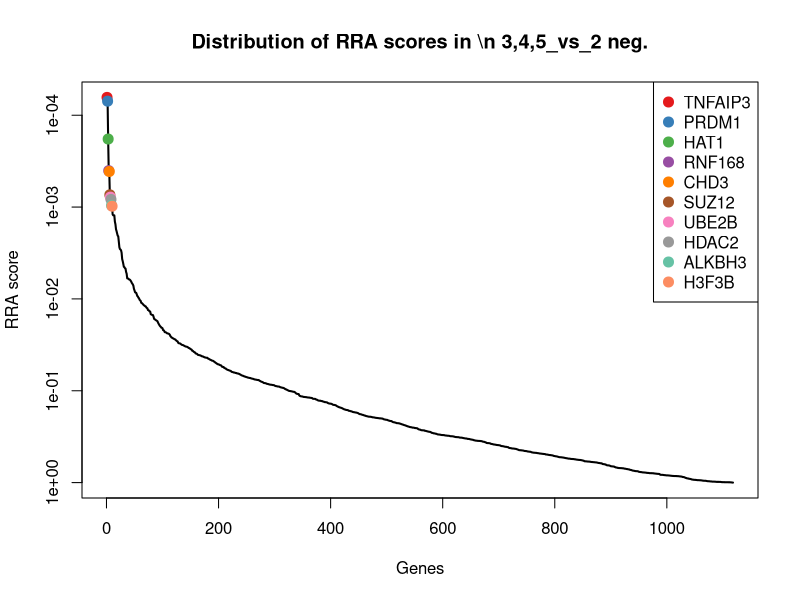
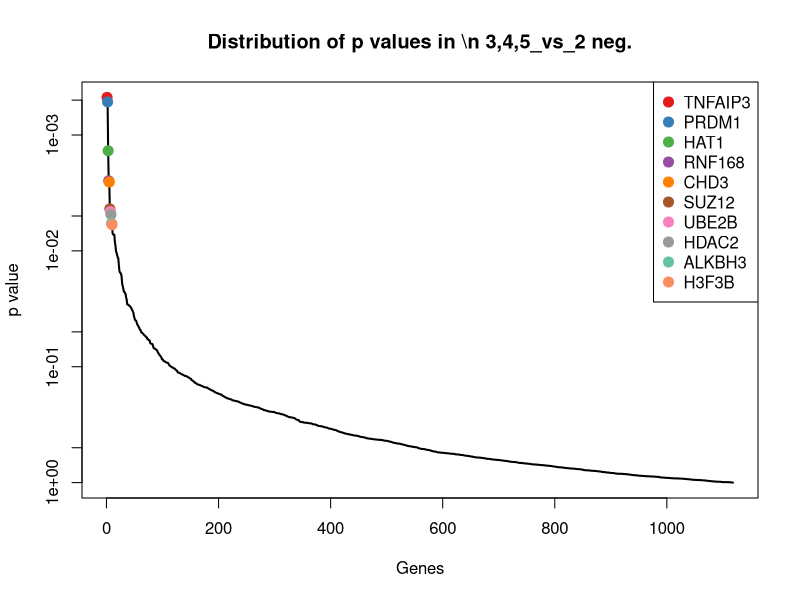
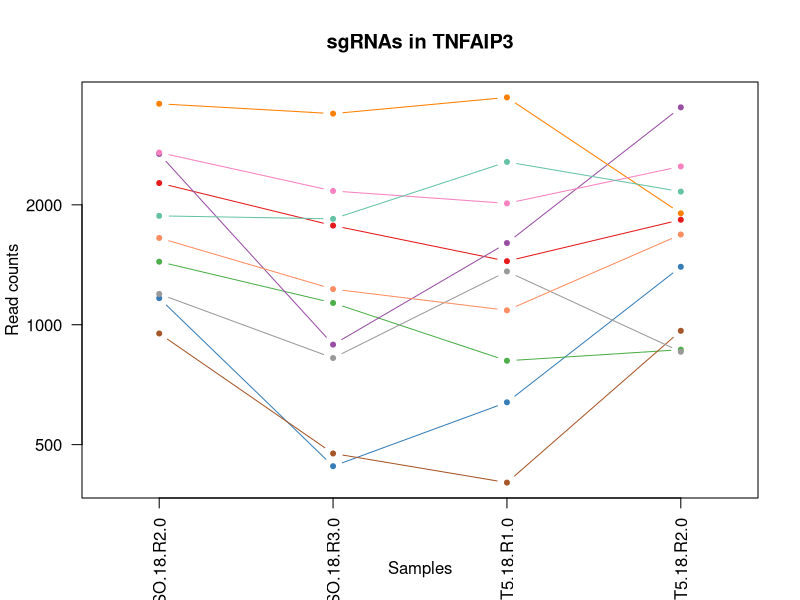
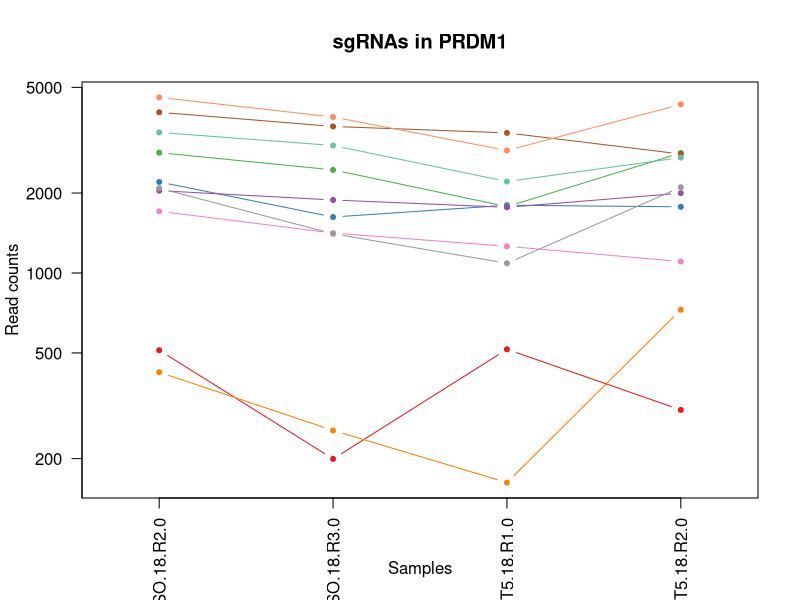
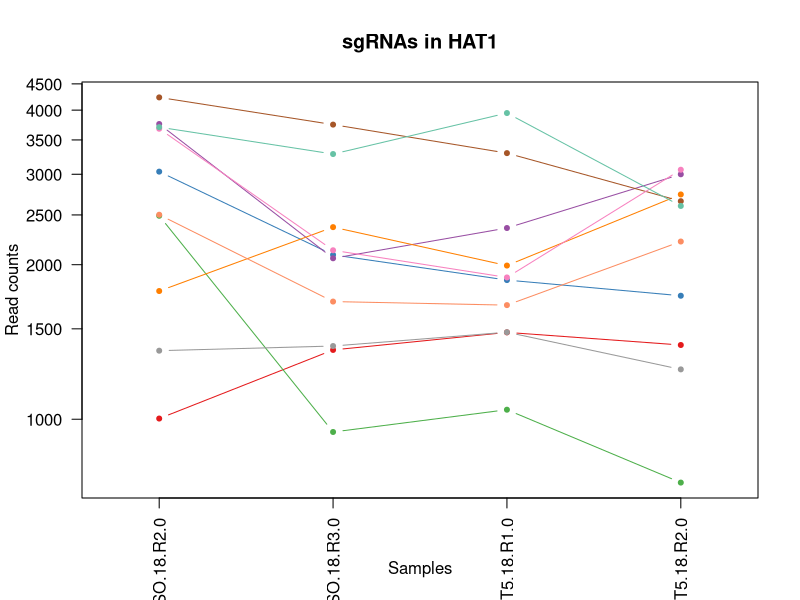
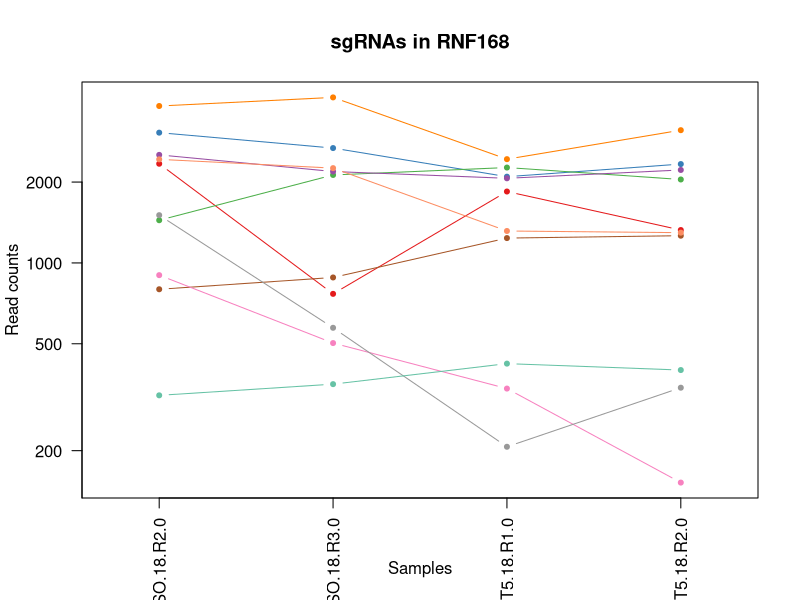
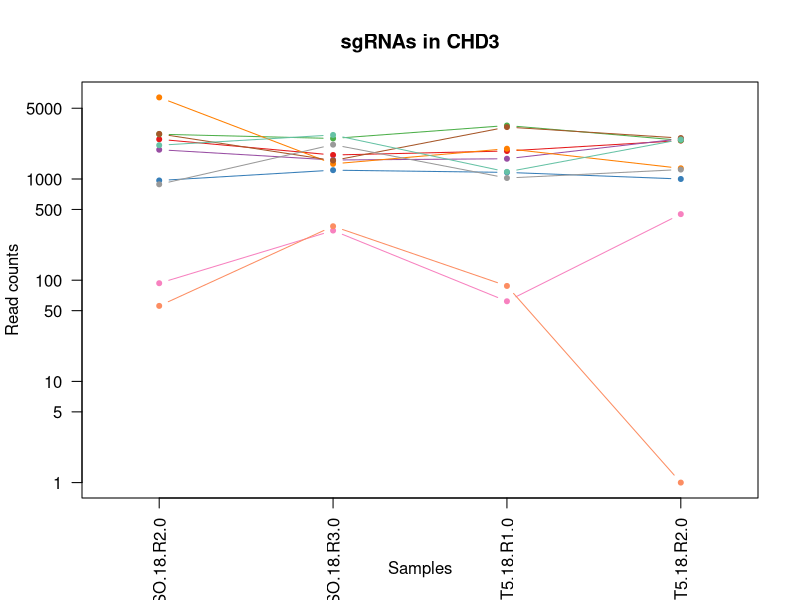
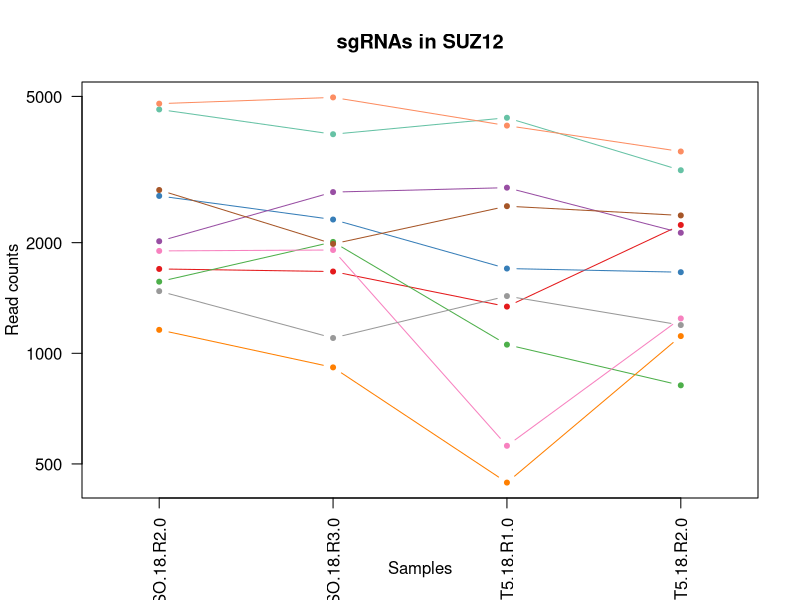

R code for these plots, in order: (Note: this script raises an error after producing the figures.)
pdf(file='dmso_test.pdf',width=4.5,height=4.5);
gstable=read.table('dmso_test.gene_summary.txt',header=T)
# 
#
# parameters
# Do not modify the variables beginning with "__"

# gstablename='__GENE_SUMMARY_FILE__'
startindex=3
# outputfile='__OUTPUT_FILE__'
targetgenelist=c("TNFAIP3","PRDM1","HAT1","RNF168","CHD3","SUZ12","UBE2B","HDAC2","ALKBH3","H3F3B")
# samplelabel=sub('.\\w+.\\w+$','',colnames(gstable)[startindex]);
samplelabel='3,4,5_vs_2 neg.'


# You need to write some codes in front of this code:
# gstable=read.table(gstablename,header=T)
# pdf(file=outputfile,width=6,height=6)


# set up color using RColorBrewer
#library(RColorBrewer)
#colors <- brewer.pal(length(targetgenelist), "Set1")

colors=c( "#E41A1C", "#377EB8", "#4DAF4A", "#984EA3", "#FF7F00",  "#A65628", "#F781BF",
          "#999999", "#66C2A5", "#FC8D62", "#8DA0CB", "#E78AC3", "#A6D854", "#FFD92F", "#E5C494", "#B3B3B3", 
          "#8DD3C7", "#FFFFB3", "#BEBADA", "#FB8072", "#80B1D3", "#FDB462", "#B3DE69", "#FCCDE5",
          "#D9D9D9", "#BC80BD", "#CCEBC5", "#FFED6F")

######
# function definition

plotrankedvalues<-function(val, tglist, ...){
  
  plot(val,log='y',ylim=c(max(val),min(val)),type='l',lwd=2, ...)
  if(length(tglist)>0){
    for(i in 1:length(tglist)){
      targetgene=tglist[i];
      tx=which(names(val)==targetgene);ty=val[targetgene];
      points(tx,ty,col=colors[(i %% length(colors)) ],cex=2,pch=20)
      # text(tx+50,ty,targetgene,col=colors[i])
    }
    legend('topright',tglist,pch=20,pt.cex = 2,cex=1,col=colors)
  }
}



plotrandvalues<-function(val,targetgenelist, ...){
  # choose the one with the best distance distribution
  
  mindiffvalue=0;
  randval=val;
  for(i in 1:20){
    randval0=sample(val)
    vindex=sort(which(names(randval0) %in% targetgenelist))
    if(max(vindex)>0.9*length(val)){
      # print('pass...')
      next;
    }
    mindiffind=min(diff(vindex));
    if (mindiffind > mindiffvalue){
      mindiffvalue=mindiffind;
      randval=randval0;
      # print(paste('Diff: ',mindiffvalue))
    }
  }
  plot(randval,log='y',ylim=c(max(randval),min(randval)),pch=20,col='grey', ...)
  
  if(length(targetgenelist)>0){
    for(i in 1:length(targetgenelist)){
      targetgene=targetgenelist[i];
      tx=which(names(randval)==targetgene);ty=randval[targetgene];
      points(tx,ty,col=colors[(i %% length(colors)) ],cex=2,pch=20)
      text(tx+50,ty,targetgene,col=colors[i])
    }
  }
  
}




# set.seed(1235)



pvec=gstable[,startindex]
names(pvec)=gstable[,'id']
pvec=sort(pvec);

plotrankedvalues(pvec,targetgenelist,xlab='Genes',ylab='RRA score',main=paste('Distribution of RRA scores in \\n',samplelabel))

# plotrandvalues(pvec,targetgenelist,xlab='Genes',ylab='RRA score',main=paste('Distribution of RRA scores in \\n',samplelabel))


pvec=gstable[,startindex+1]
names(pvec)=gstable[,'id']
pvec=sort(pvec);

plotrankedvalues(pvec,targetgenelist,xlab='Genes',ylab='p value',main=paste('Distribution of p values in \\n',samplelabel))

# plotrandvalues(pvec,targetgenelist,xlab='Genes',ylab='p value',main=paste('Distribution of p values in \\n',samplelabel))



# you need to write after this code:
# dev.off()






# parameters
# Do not modify the variables beginning with "__"
targetmat=list(c(2267.5288660825545,1773.110483579203,1443.0737428748512,1833.9927853004212),c(1165.1153851867123,440.3866798889651,637.5728621013569,1396.875333881668),c(1438.7236948195996,1133.2488742875776,811.0369693011472,864.7323495457945),c(2683.641503649237,890.4098297973824,1602.6976287555094,3513.093951945936),c(3586.548925437766,3388.18285883939,3721.1741720040122,1903.361424329919),c(949.6488413508134,474.11432495704776,400.4437368335585,964.5091591087707),c(2705.3021614951745,2166.2784603728524,2016.0589054869247,2496.3207497327494),c(1193.6162507734714,823.9181866631623,1360.032414960058,854.2795409249112),c(1875.356955608749,1843.456714721204,2562.286306882009,2158.0298525478015),c(1650.7701347850873,1227.686280478209,1085.9960328412403,1683.8524432913712))
targetgene="TNFAIP3"
collabel=c("H2171.DMSO.18.R2.0","H2171.DMSO.18.R3.0","H2171.PRMT5.18.R1.0","H2171.PRMT5.18.R2.0")

# set up color using RColorBrewer
#library(RColorBrewer)
#colors <- brewer.pal(length(targetgenelist), "Set1")

colors=c( "#E41A1C", "#377EB8", "#4DAF4A", "#984EA3", "#FF7F00",  "#A65628", "#F781BF",
          "#999999", "#66C2A5", "#FC8D62", "#8DA0CB", "#E78AC3", "#A6D854", "#FFD92F", "#E5C494", "#B3B3B3", 
          "#8DD3C7", "#FFFFB3", "#BEBADA", "#FB8072", "#80B1D3", "#FDB462", "#B3DE69", "#FCCDE5",
          "#D9D9D9", "#BC80BD", "#CCEBC5", "#FFED6F")


## code

targetmatvec=unlist(targetmat)+1
yrange=range(targetmatvec[targetmatvec>0]);
# yrange[1]=1; # set the minimum value to 1
for(i in 1:length(targetmat)){
  vali=targetmat[[i]]+1;
  if(i==1){
    plot(1:length(vali),vali,type='b',las=1,pch=20,main=paste('sgRNAs in',targetgene),ylab='Read counts',xlab='Samples',xlim=c(0.7,length(vali)+0.3),ylim = yrange,col=colors[(i %% length(colors))],xaxt='n',log='y')
    axis(1,at=1:length(vali),labels=(collabel),las=2)
    # lines(0:100,rep(1,101),col='black');
  }else{
    lines(1:length(vali),vali,type='b',pch=20,col=colors[(i %% length(colors))])
  }
}




# parameters
# Do not modify the variables beginning with "__"
targetmat=list(c(510.73551131472317,198.51128240071512,514.8562330717181,304.0817053347849),c(2200.266823297803,1623.745198277694,1798.3060900659111,1774.1266995626354),c(2836.406143194266,2443.8087969330754,1777.0844173765752,2830.810625601013),c(2040.661976011952,1882.0025947990127,1766.0122403212695,1997.436701917868),c(421.8128106840348,254.40280851353782,161.46924872320906,725.9950714867989),c(4026.602290097326,3561.6393191895295,3367.787187655503,2804.2034763842194),c(1705.4917967116648,1412.706504851691,1259.4601400410306,1103.2464371677663),c(2083.9832917038257,1403.070034832239,1086.9187142625158,2101.9647881267006),c(3381.3426932131,3019.106057094371,2208.8993225335,2718.680496758811),c(4581.799151727394,3865.1881248022737,2891.6835742773555,4313.208939108089))
targetgene="PRDM1"
collabel=c("H2171.DMSO.18.R2.0","H2171.DMSO.18.R3.0","H2171.PRMT5.18.R1.0","H2171.PRMT5.18.R2.0")

# set up color using RColorBrewer
#library(RColorBrewer)
#colors <- brewer.pal(length(targetgenelist), "Set1")

colors=c( "#E41A1C", "#377EB8", "#4DAF4A", "#984EA3", "#FF7F00",  "#A65628", "#F781BF",
          "#999999", "#66C2A5", "#FC8D62", "#8DA0CB", "#E78AC3", "#A6D854", "#FFD92F", "#E5C494", "#B3B3B3", 
          "#8DD3C7", "#FFFFB3", "#BEBADA", "#FB8072", "#80B1D3", "#FDB462", "#B3DE69", "#FCCDE5",
          "#D9D9D9", "#BC80BD", "#CCEBC5", "#FFED6F")


## code

targetmatvec=unlist(targetmat)+1
yrange=range(targetmatvec[targetmatvec>0]);
# yrange[1]=1; # set the minimum value to 1
for(i in 1:length(targetmat)){
  vali=targetmat[[i]]+1;
  if(i==1){
    plot(1:length(vali),vali,type='b',las=1,pch=20,main=paste('sgRNAs in',targetgene),ylab='Read counts',xlab='Samples',xlim=c(0.7,length(vali)+0.3),ylim = yrange,col=colors[(i %% length(colors))],xaxt='n',log='y')
    axis(1,at=1:length(vali),labels=(collabel),las=2)
    # lines(0:100,rep(1,101),col='black');
  }else{
    lines(1:length(vali),vali,type='b',pch=20,col=colors[(i %% length(colors))])
  }
}




# parameters
# Do not modify the variables beginning with "__"
targetmat=list(c(1002.0904340304502,1363.560507752485,1475.367592619493,1394.0245678941544),c(3034.7721676781093,2089.186700217235,1865.6618338190212,1738.967252383301),c(2489.8356176592756,943.4104149043694,1042.6300060412927,751.6519653744214),c(3757.5541189583205,2057.386349153043,2356.528349937577,2999.0058188643156),c(1776.1739433668274,2365.753389775513,1991.1465071124867,2739.5861140005773),c(4234.088591568932,3747.6231905649565,3297.6633996385667,2657.8641556918537),c(3678.8917299388654,2132.5508153047695,1887.8061879296329,3060.7724152604437),c(1358.921271176674,1387.6516828011154,1476.2902740407685,1249.5857578601315),c(3705.1125262786836,3284.1089826293064,3947.231120216505,2601.799091270753),c(2501.2359638939793,1694.091429419695,1667.285328244793,2217.895938285587))
targetgene="HAT1"
collabel=c("H2171.DMSO.18.R2.0","H2171.DMSO.18.R3.0","H2171.PRMT5.18.R1.0","H2171.PRMT5.18.R2.0")

# set up color using RColorBrewer
#library(RColorBrewer)
#colors <- brewer.pal(length(targetgenelist), "Set1")

colors=c( "#E41A1C", "#377EB8", "#4DAF4A", "#984EA3", "#FF7F00",  "#A65628", "#F781BF",
          "#999999", "#66C2A5", "#FC8D62", "#8DA0CB", "#E78AC3", "#A6D854", "#FFD92F", "#E5C494", "#B3B3B3", 
          "#8DD3C7", "#FFFFB3", "#BEBADA", "#FB8072", "#80B1D3", "#FDB462", "#B3DE69", "#FCCDE5",
          "#D9D9D9", "#BC80BD", "#CCEBC5", "#FFED6F")


## code

targetmatvec=unlist(targetmat)+1
yrange=range(targetmatvec[targetmatvec>0]);
# yrange[1]=1; # set the minimum value to 1
for(i in 1:length(targetmat)){
  vali=targetmat[[i]]+1;
  if(i==1){
    plot(1:length(vali),vali,type='b',las=1,pch=20,main=paste('sgRNAs in',targetgene),ylab='Read counts',xlab='Samples',xlim=c(0.7,length(vali)+0.3),ylim = yrange,col=colors[(i %% length(colors))],xaxt='n',log='y')
    axis(1,at=1:length(vali),labels=(collabel),las=2)
    # lines(0:100,rep(1,101),col='black');
  }else{
    lines(1:length(vali),vali,type='b',pch=20,col=colors[(i %% length(colors))])
  }
}




# parameters
# Do not modify the variables beginning with "__"
targetmat=list(c(2339.3510473611873,766.0993665464491,1843.5174797084098,1324.6559288646565),c(3054.1527562771057,2676.047724401873,2093.564144874065,2332.876833115303),c(1441.0037640665403,2124.8416392892077,2264.260207810029,2043.999213047257),c(2524.0366563633866,2188.4423414175926,2064.961020814525,2217.895938285587),c(3838.4965772247165,4132.118344341099,2433.110907903442,3119.6882456690587),c(796.8842018057846,881.7370067798754,1236.3931045091438,1261.939077139357),c(899.4873179181174,502.0600880134591,339.5467630293768,151.09059733822122),c(1504.8457029808808,572.4063191554601,205.75795694443212,342.09191850163296),c(320.34972919517236,352.69480271195016,420.74272810161904,398.15698292273396),c(2429.413782615346,2253.006690547922,1313.8983438962841,1295.1980136603493))
targetgene="RNF168"
collabel=c("H2171.DMSO.18.R2.0","H2171.DMSO.18.R3.0","H2171.PRMT5.18.R1.0","H2171.PRMT5.18.R2.0")

# set up color using RColorBrewer
#library(RColorBrewer)
#colors <- brewer.pal(length(targetgenelist), "Set1")

colors=c( "#E41A1C", "#377EB8", "#4DAF4A", "#984EA3", "#FF7F00",  "#A65628", "#F781BF",
          "#999999", "#66C2A5", "#FC8D62", "#8DA0CB", "#E78AC3", "#A6D854", "#FFD92F", "#E5C494", "#B3B3B3", 
          "#8DD3C7", "#FFFFB3", "#BEBADA", "#FB8072", "#80B1D3", "#FDB462", "#B3DE69", "#FCCDE5",
          "#D9D9D9", "#BC80BD", "#CCEBC5", "#FFED6F")


## code

targetmatvec=unlist(targetmat)+1
yrange=range(targetmatvec[targetmatvec>0]);
# yrange[1]=1; # set the minimum value to 1
for(i in 1:length(targetmat)){
  vali=targetmat[[i]]+1;
  if(i==1){
    plot(1:length(vali),vali,type='b',las=1,pch=20,main=paste('sgRNAs in',targetgene),ylab='Read counts',xlab='Samples',xlim=c(0.7,length(vali)+0.3),ylim = yrange,col=colors[(i %% length(colors))],xaxt='n',log='y')
    axis(1,at=1:length(vali),labels=(collabel),las=2)
    # lines(0:100,rep(1,101),col='black');
  }else{
    lines(1:length(vali),vali,type='b',pch=20,col=colors[(i %% length(colors))])
  }
}




# parameters
# Do not modify the variables beginning with "__"
targetmat=list(c(2465.894890566398,1724.928133481942,1889.6515507721838,2394.643429511431),c(965.6093260793984,1220.9407514645925,1160.7332279645543,998.718350958934),c(2766.864031162574,2513.191381073131,3373.3232761831564,2408.8972594489987),c(1944.8990676404414,1538.9442621065148,1583.3213189087244,2496.3207497327494),c(6396.734272292214,1409.8155638458554,1989.3011442699355,1273.3421410894116),c(2787.3846543850404,1520.6349690695556,3257.0654171024457,2535.281218228769),c(92.34280450109951,308.3670406224701,60.896973804181705,448.52051536880765),c(884.6668678130027,2181.696812403976,1021.4083333519568,1238.1826939100772),c(2154.6654383589885,2722.3027804952435,1174.5734492836866,2453.5592599200454),c(54.72166192657748,340.1673916866623,86.73205359989515,0.0))
targetgene="CHD3"
collabel=c("H2171.DMSO.18.R2.0","H2171.DMSO.18.R3.0","H2171.PRMT5.18.R1.0","H2171.PRMT5.18.R2.0")

# set up color using RColorBrewer
#library(RColorBrewer)
#colors <- brewer.pal(length(targetgenelist), "Set1")

colors=c( "#E41A1C", "#377EB8", "#4DAF4A", "#984EA3", "#FF7F00",  "#A65628", "#F781BF",
          "#999999", "#66C2A5", "#FC8D62", "#8DA0CB", "#E78AC3", "#A6D854", "#FFD92F", "#E5C494", "#B3B3B3", 
          "#8DD3C7", "#FFFFB3", "#BEBADA", "#FB8072", "#80B1D3", "#FDB462", "#B3DE69", "#FCCDE5",
          "#D9D9D9", "#BC80BD", "#CCEBC5", "#FFED6F")


## code

targetmatvec=unlist(targetmat)+1
yrange=range(targetmatvec[targetmatvec>0]);
# yrange[1]=1; # set the minimum value to 1
for(i in 1:length(targetmat)){
  vali=targetmat[[i]]+1;
  if(i==1){
    plot(1:length(vali),vali,type='b',las=1,pch=20,main=paste('sgRNAs in',targetgene),ylab='Read counts',xlab='Samples',xlim=c(0.7,length(vali)+0.3),ylim = yrange,col=colors[(i %% length(colors))],xaxt='n',log='y')
    axis(1,at=1:length(vali),labels=(collabel),las=2)
    # lines(0:100,rep(1,101),col='black');
  }else{
    lines(1:length(vali),vali,type='b',pch=20,col=colors[(i %% length(colors))])
  }
}




# parameters
# Do not modify the variables beginning with "__"
targetmat=list(c(1695.2314851004317,1668.0729603671741,1338.810742270722,2233.1000235523265),c(2679.081365155356,2310.825510664635,1699.5791779894348,1661.0463153912624),c(1565.2675380248102,2008.2403520538364,1054.6248645178741,817.2195830872344),c(2016.7212489190742,2744.4666615399838,2821.559786260419,2126.671426685152),c(1157.1351428224198,914.5010048460128,443.80976363350607,1112.7489904594784),c(2780.544446644218,1983.1855300032607,2512.461510133133,2370.8870462821505),c(1898.1576480781564,1908.9847108534789,559.1449412929411,1242.9339705559332),c(1475.2048027706512,1099.521229219495,1430.1562029769946,1192.5704381098594),c(4606.879913443742,3944.207178961781,4372.587255424502,3147.2456502150235),c(4776.7450723408265,4967.600295027604,4163.138572794967,3539.70110116273))
targetgene="SUZ12"
collabel=c("H2171.DMSO.18.R2.0","H2171.DMSO.18.R3.0","H2171.PRMT5.18.R1.0","H2171.PRMT5.18.R2.0")

# set up color using RColorBrewer
#library(RColorBrewer)
#colors <- brewer.pal(length(targetgenelist), "Set1")

colors=c( "#E41A1C", "#377EB8", "#4DAF4A", "#984EA3", "#FF7F00",  "#A65628", "#F781BF",
          "#999999", "#66C2A5", "#FC8D62", "#8DA0CB", "#E78AC3", "#A6D854", "#FFD92F", "#E5C494", "#B3B3B3", 
          "#8DD3C7", "#FFFFB3", "#BEBADA", "#FB8072", "#80B1D3", "#FDB462", "#B3DE69", "#FCCDE5",
          "#D9D9D9", "#BC80BD", "#CCEBC5", "#FFED6F")


## code

targetmatvec=unlist(targetmat)+1
yrange=range(targetmatvec[targetmatvec>0]);
# yrange[1]=1; # set the minimum value to 1
for(i in 1:length(targetmat)){
  vali=targetmat[[i]]+1;
  if(i==1){
    plot(1:length(vali),vali,type='b',las=1,pch=20,main=paste('sgRNAs in',targetgene),ylab='Read counts',xlab='Samples',xlim=c(0.7,length(vali)+0.3),ylim = yrange,col=colors[(i %% length(colors))],xaxt='n',log='y')
    axis(1,at=1:length(vali),labels=(collabel),las=2)
    # lines(0:100,rep(1,101),col='black');
  }else{
    lines(1:length(vali),vali,type='b',pch=20,col=colors[(i %% length(colors))])
  }
}




# parameters
# Do not modify the variables beginning with "__"
targetmat=list(c(2754.3236503044,1923.4394158826572,1637.7595227639777,2425.0516000449093),c(2139.8449882538735,1402.1063878302937,1743.8678862106578,2945.7915204307283),c(3074.673379499572,2242.406573526525,2637.023502005323,2888.776200680456),c(3347.141654508989,2664.4839603785304,2765.2762195626146,2013.5910425137786),c(2339.3510473611873,1981.2582359993703,2666.5493074861383,1332.257971498026),c(2543.4172449623825,1787.5651886083813,2997.7919377240355,2422.2008340573957),c(2050.922287623185,2203.860693448716,1615.615168653366,1568.8715484616557),c(1037.4315073580315,1055.1934671300148,1193.9497591304716,1605.9315062993326),c(2504.65606776439,4045.3901141660294,1613.7698058108151,1946.1229141426231),c(4105.264679116782,3497.0749700591996,2104.6363219293708,2960.9956056974675))
targetgene="UBE2B"
collabel=c("H2171.DMSO.18.R2.0","H2171.DMSO.18.R3.0","H2171.PRMT5.18.R1.0","H2171.PRMT5.18.R2.0")

# set up color using RColorBrewer
#library(RColorBrewer)
#colors <- brewer.pal(length(targetgenelist), "Set1")

colors=c( "#E41A1C", "#377EB8", "#4DAF4A", "#984EA3", "#FF7F00",  "#A65628", "#F781BF",
          "#999999", "#66C2A5", "#FC8D62", "#8DA0CB", "#E78AC3", "#A6D854", "#FFD92F", "#E5C494", "#B3B3B3", 
          "#8DD3C7", "#FFFFB3", "#BEBADA", "#FB8072", "#80B1D3", "#FDB462", "#B3DE69", "#FCCDE5",
          "#D9D9D9", "#BC80BD", "#CCEBC5", "#FFED6F")


## code

targetmatvec=unlist(targetmat)+1
yrange=range(targetmatvec[targetmatvec>0]);
# yrange[1]=1; # set the minimum value to 1
for(i in 1:length(targetmat)){
  vali=targetmat[[i]]+1;
  if(i==1){
    plot(1:length(vali),vali,type='b',las=1,pch=20,main=paste('sgRNAs in',targetgene),ylab='Read counts',xlab='Samples',xlim=c(0.7,length(vali)+0.3),ylim = yrange,col=colors[(i %% length(colors))],xaxt='n',log='y')
    axis(1,at=1:length(vali),labels=(collabel),las=2)
    # lines(0:100,rep(1,101),col='black');
  }else{
    lines(1:length(vali),vali,type='b',pch=20,col=colors[(i %% length(colors))])
  }
}




# parameters
# Do not modify the variables beginning with "__"
targetmat=list(c(2153.525403735518,2442.8451499311304,1730.9503463128012,1526.1100586489515),c(2443.0941980969906,2347.4440967385535,1782.6205059042281,1951.8244461176503),c(3267.3392308660636,2943.9415909426443,2416.502642320483,2839.3629235635535),c(3578.5686830734735,2629.7926683085025,3168.4880006599997,2702.5261561629004),c(4334.411638434325,3618.4944923042976,2837.245370422102,4269.497193966214),c(3138.5153184139126,2606.665140261817,2117.5538618272276,2669.2672196419085),c(1387.4221367634332,980.992647980233,1539.0326106875013,1849.1968705671604),c(4001.5215283809785,2650.9929023512977,2492.1625188650723,3197.6091826610973),c(1055.6720613335572,2489.100206024501,1982.8423743210074,1584.075633728395),c(5095.954766912528,2707.8480754660654,4739.814461092143,3860.8874024225966))
targetgene="HDAC2"
collabel=c("H2171.DMSO.18.R2.0","H2171.DMSO.18.R3.0","H2171.PRMT5.18.R1.0","H2171.PRMT5.18.R2.0")

# set up color using RColorBrewer
#library(RColorBrewer)
#colors <- brewer.pal(length(targetgenelist), "Set1")

colors=c( "#E41A1C", "#377EB8", "#4DAF4A", "#984EA3", "#FF7F00",  "#A65628", "#F781BF",
          "#999999", "#66C2A5", "#FC8D62", "#8DA0CB", "#E78AC3", "#A6D854", "#FFD92F", "#E5C494", "#B3B3B3", 
          "#8DD3C7", "#FFFFB3", "#BEBADA", "#FB8072", "#80B1D3", "#FDB462", "#B3DE69", "#FCCDE5",
          "#D9D9D9", "#BC80BD", "#CCEBC5", "#FFED6F")


## code

targetmatvec=unlist(targetmat)+1
yrange=range(targetmatvec[targetmatvec>0]);
# yrange[1]=1; # set the minimum value to 1
for(i in 1:length(targetmat)){
  vali=targetmat[[i]]+1;
  if(i==1){
    plot(1:length(vali),vali,type='b',las=1,pch=20,main=paste('sgRNAs in',targetgene),ylab='Read counts',xlab='Samples',xlim=c(0.7,length(vali)+0.3),ylim = yrange,col=colors[(i %% length(colors))],xaxt='n',log='y')
    axis(1,at=1:length(vali),labels=(collabel),las=2)
    # lines(0:100,rep(1,101),col='black');
  }else{
    lines(1:length(vali),vali,type='b',pch=20,col=colors[(i %% length(colors))])
  }
}




# parameters
# Do not modify the variables beginning with "__"
targetmat=list(c(1919.8183059240932,2265.53410157321,2030.8218082273322,2130.4724480018363),c(2403.192986275528,1731.6736624955586,1038.939280356191,1932.8193395342264),c(855.0259676027731,861.5004197390258,529.6191358121257,1184.9683954764898),c(3165.8761493772013,2127.7325802950436,2605.6523336819564,3236.5696511571164),c(1071.6325460621424,361.36762572945713,476.1036133781479,572.053708161064),c(3988.9811475228043,1912.8392988612597,1706.9606293596387,2554.286324812193),c(2184.306338569218,1288.3960416007578,1312.052981053733,1694.3052519122543),c(1746.533043156598,1106.2667582331114,1994.8372327975885,1729.464699091589),c(2840.966281688148,1703.7278994391472,1594.39349596403,2683.5210495794763),c(4196.467448994411,5232.60322056254,4952.953869406779,5191.24486326228))
targetgene="ALKBH3"
collabel=c("H2171.DMSO.18.R2.0","H2171.DMSO.18.R3.0","H2171.PRMT5.18.R1.0","H2171.PRMT5.18.R2.0")

# set up color using RColorBrewer
#library(RColorBrewer)
#colors <- brewer.pal(length(targetgenelist), "Set1")

colors=c( "#E41A1C", "#377EB8", "#4DAF4A", "#984EA3", "#FF7F00",  "#A65628", "#F781BF",
          "#999999", "#66C2A5", "#FC8D62", "#8DA0CB", "#E78AC3", "#A6D854", "#FFD92F", "#E5C494", "#B3B3B3", 
          "#8DD3C7", "#FFFFB3", "#BEBADA", "#FB8072", "#80B1D3", "#FDB462", "#B3DE69", "#FCCDE5",
          "#D9D9D9", "#BC80BD", "#CCEBC5", "#FFED6F")


## code

targetmatvec=unlist(targetmat)+1
yrange=range(targetmatvec[targetmatvec>0]);
# yrange[1]=1; # set the minimum value to 1
for(i in 1:length(targetmat)){
  vali=targetmat[[i]]+1;
  if(i==1){
    plot(1:length(vali),vali,type='b',las=1,pch=20,main=paste('sgRNAs in',targetgene),ylab='Read counts',xlab='Samples',xlim=c(0.7,length(vali)+0.3),ylim = yrange,col=colors[(i %% length(colors))],xaxt='n',log='y')
    axis(1,at=1:length(vali),labels=(collabel),las=2)
    # lines(0:100,rep(1,101),col='black');
  }else{
    lines(1:length(vali),vali,type='b',pch=20,col=colors[(i %% length(colors))])
  }
}




# parameters
# Do not modify the variables beginning with "__"
targetmat=list(c(2009.8810411782522,1604.4722582387897,1567.6357347470412,1422.5322277692903),c(2633.479980216541,1870.43883077567,1403.3984417600057,1589.777165703422),c(84.36256213680696,186.9475183773725,256.5054351145835,365.848301730913),c(1399.9625176216073,904.8645348265607,847.9442261521665,1269.541119772727),c(2083.9832917038257,2344.5531557327176,1478.1356368833196,3136.79284159414),c(2123.8845035252884,1663.254725357448,2084.3373306613103,1784.5795081835188),c(1948.3191715108524,1670.0002543710646,1332.3519723217937,1355.064099398135),c(1832.0356399168752,1530.2714390890078,2074.18783502728,1225.8293746308516),c(2728.1028539645818,1432.9430918925407,1587.9347260151017,1714.2606138248498),c(1450.1240410543032,1169.867460361496,1033.403191828538,704.1391989158612))
targetgene="H3F3B"
collabel=c("H2171.DMSO.18.R2.0","H2171.DMSO.18.R3.0","H2171.PRMT5.18.R1.0","H2171.PRMT5.18.R2.0")

# set up color using RColorBrewer
#library(RColorBrewer)
#colors <- brewer.pal(length(targetgenelist), "Set1")

colors=c( "#E41A1C", "#377EB8", "#4DAF4A", "#984EA3", "#FF7F00",  "#A65628", "#F781BF",
          "#999999", "#66C2A5", "#FC8D62", "#8DA0CB", "#E78AC3", "#A6D854", "#FFD92F", "#E5C494", "#B3B3B3", 
          "#8DD3C7", "#FFFFB3", "#BEBADA", "#FB8072", "#80B1D3", "#FDB462", "#B3DE69", "#FCCDE5",
          "#D9D9D9", "#BC80BD", "#CCEBC5", "#FFED6F")


## code

targetmatvec=unlist(targetmat)+1
yrange=range(targetmatvec[targetmatvec>0]);
# yrange[1]=1; # set the minimum value to 1
for(i in 1:length(targetmat)){
  vali=targetmat[[i]]+1;
  if(i==1){
    plot(1:length(vali),vali,type='b',las=1,pch=20,main=paste('sgRNAs in',targetgene),ylab='Read counts',xlab='Samples',xlim=c(0.7,length(vali)+0.3),ylim = yrange,col=colors[(i %% length(colors))],xaxt='n',log='y')
    axis(1,at=1:length(vali),labels=(collabel),las=2)
    # lines(0:100,rep(1,101),col='black');
  }else{
    lines(1:length(vali),vali,type='b',pch=20,col=colors[(i %% length(colors))])
  }
}



# 
#
# parameters
# Do not modify the variables beginning with "__"

# gstablename='__GENE_SUMMARY_FILE__'
startindex=9
# outputfile='__OUTPUT_FILE__'
targetgenelist=c("RRM1","CHD9","RAN","SMN1","SHPRH","EIF4A3","SETD4","METTL14","PSMA3","ARCN1")
# samplelabel=sub('.\\w+.\\w+$','',colnames(gstable)[startindex]);
samplelabel='3,4,5_vs_2 pos.'


# You need to write some codes in front of this code:
# gstable=read.table(gstablename,header=T)
# pdf(file=outputfile,width=6,height=6)


# set up color using RColorBrewer
#library(RColorBrewer)
#colors <- brewer.pal(length(targetgenelist), "Set1")

colors=c( "#E41A1C", "#377EB8", "#4DAF4A", "#984EA3", "#FF7F00",  "#A65628", "#F781BF",
          "#999999", "#66C2A5", "#FC8D62", "#8DA0CB", "#E78AC3", "#A6D854", "#FFD92F", "#E5C494", "#B3B3B3", 
          "#8DD3C7", "#FFFFB3", "#BEBADA", "#FB8072", "#80B1D3", "#FDB462", "#B3DE69", "#FCCDE5",
          "#D9D9D9", "#BC80BD", "#CCEBC5", "#FFED6F")

######
# function definition

plotrankedvalues<-function(val, tglist, ...){
  
  plot(val,log='y',ylim=c(max(val),min(val)),type='l',lwd=2, ...)
  if(length(tglist)>0){
    for(i in 1:length(tglist)){
      targetgene=tglist[i];
      tx=which(names(val)==targetgene);ty=val[targetgene];
      points(tx,ty,col=colors[(i %% length(colors)) ],cex=2,pch=20)
      # text(tx+50,ty,targetgene,col=colors[i])
    }
    legend('topright',tglist,pch=20,pt.cex = 2,cex=1,col=colors)
  }
}



plotrandvalues<-function(val,targetgenelist, ...){
  # choose the one with the best distance distribution
  
  mindiffvalue=0;
  randval=val;
  for(i in 1:20){
    randval0=sample(val)
    vindex=sort(which(names(randval0) %in% targetgenelist))
    if(max(vindex)>0.9*length(val)){
      # print('pass...')
      next;
    }
    mindiffind=min(diff(vindex));
    if (mindiffind > mindiffvalue){
      mindiffvalue=mindiffind;
      randval=randval0;
      # print(paste('Diff: ',mindiffvalue))
    }
  }
  plot(randval,log='y',ylim=c(max(randval),min(randval)),pch=20,col='grey', ...)
  
  if(length(targetgenelist)>0){
    for(i in 1:length(targetgenelist)){
      targetgene=targetgenelist[i];
      tx=which(names(randval)==targetgene);ty=randval[targetgene];
      points(tx,ty,col=colors[(i %% length(colors)) ],cex=2,pch=20)
      text(tx+50,ty,targetgene,col=colors[i])
    }
  }
  
}




# set.seed(1235)



pvec=gstable[,startindex]
names(pvec)=gstable[,'id']
pvec=sort(pvec);

plotrankedvalues(pvec,targetgenelist,xlab='Genes',ylab='RRA score',main=paste('Distribution of RRA scores in \\n',samplelabel))

# plotrandvalues(pvec,targetgenelist,xlab='Genes',ylab='RRA score',main=paste('Distribution of RRA scores in \\n',samplelabel))


pvec=gstable[,startindex+1]
names(pvec)=gstable[,'id']
pvec=sort(pvec);

plotrankedvalues(pvec,targetgenelist,xlab='Genes',ylab='p value',main=paste('Distribution of p values in \\n',samplelabel))

# plotrandvalues(pvec,targetgenelist,xlab='Genes',ylab='p value',main=paste('Distribution of p values in \\n',samplelabel))



# you need to write after this code:
# dev.off()






# parameters
# Do not modify the variables beginning with "__"
targetmat=list(c(0.0,41.43682108364442,0.0,0.0),c(326.0499023125242,37.58223307586354,35.984575429743735,189.10081050506935),c(0.0,0.0,46.134071063774016,0.0),c(84.36256213680696,6.745529013616533,106.10836344668024,111.17987351303071),c(206.3462668481359,145.51069729372807,403.2117810973849,131.13523542562598),c(0.0,0.0,130.09808039984273,0.9502553291712027),c(0.0,84.80093617117927,0.0,62.71685172529938),c(0.0,24.091175048630475,85.80937217861967,305.03196066395606),c(0.0,0.0,0.0,161.54340595910446),c(0.0,44.327762089480075,0.0,85.52297962540824))
targetgene="RRM1"
collabel=c("H2171.DMSO.18.R2.0","H2171.DMSO.18.R3.0","H2171.PRMT5.18.R1.0","H2171.PRMT5.18.R2.0")

# set up color using RColorBrewer
#library(RColorBrewer)
#colors <- brewer.pal(length(targetgenelist), "Set1")

colors=c( "#E41A1C", "#377EB8", "#4DAF4A", "#984EA3", "#FF7F00",  "#A65628", "#F781BF",
          "#999999", "#66C2A5", "#FC8D62", "#8DA0CB", "#E78AC3", "#A6D854", "#FFD92F", "#E5C494", "#B3B3B3", 
          "#8DD3C7", "#FFFFB3", "#BEBADA", "#FB8072", "#80B1D3", "#FDB462", "#B3DE69", "#FCCDE5",
          "#D9D9D9", "#BC80BD", "#CCEBC5", "#FFED6F")


## code

targetmatvec=unlist(targetmat)+1
yrange=range(targetmatvec[targetmatvec>0]);
# yrange[1]=1; # set the minimum value to 1
for(i in 1:length(targetmat)){
  vali=targetmat[[i]]+1;
  if(i==1){
    plot(1:length(vali),vali,type='b',las=1,pch=20,main=paste('sgRNAs in',targetgene),ylab='Read counts',xlab='Samples',xlim=c(0.7,length(vali)+0.3),ylim = yrange,col=colors[(i %% length(colors))],xaxt='n',log='y')
    axis(1,at=1:length(vali),labels=(collabel),las=2)
    # lines(0:100,rep(1,101),col='black');
  }else{
    lines(1:length(vali),vali,type='b',pch=20,col=colors[(i %% length(colors))])
  }
}




# parameters
# Do not modify the variables beginning with "__"
targetmat=list(c(462.8540571289679,132.98328626844022,313.71168323366334,114.03063950054432),c(0.0,245.72998549603085,0.0,208.10591708849338),c(5183.737432919746,3642.585667352928,4429.793503543581,3698.393741134321),c(0.0,601.3157292138167,790.7379780330866,321.1863012598665),c(1030.5912996172092,1237.3227504976612,1630.3780713937738,980.6634997046812),c(1922.0983751710341,2239.515632520689,3688.8803222593706,2565.6893887622473),c(3521.5669518999553,2408.1538578611026,2758.817449613686,4463.349281117139),c(1495.7254259931178,2862.995242779246,3578.1585517063127,1235.3319279225634),c(2547.977383456264,2069.9137601783304,1411.702574551485,2224.5477255897854),c(1219.8370471132896,2198.0788114370444,1257.6147771984797,1842.545083262962))
targetgene="CHD9"
collabel=c("H2171.DMSO.18.R2.0","H2171.DMSO.18.R3.0","H2171.PRMT5.18.R1.0","H2171.PRMT5.18.R2.0")

# set up color using RColorBrewer
#library(RColorBrewer)
#colors <- brewer.pal(length(targetgenelist), "Set1")

colors=c( "#E41A1C", "#377EB8", "#4DAF4A", "#984EA3", "#FF7F00",  "#A65628", "#F781BF",
          "#999999", "#66C2A5", "#FC8D62", "#8DA0CB", "#E78AC3", "#A6D854", "#FFD92F", "#E5C494", "#B3B3B3", 
          "#8DD3C7", "#FFFFB3", "#BEBADA", "#FB8072", "#80B1D3", "#FDB462", "#B3DE69", "#FCCDE5",
          "#D9D9D9", "#BC80BD", "#CCEBC5", "#FFED6F")


## code

targetmatvec=unlist(targetmat)+1
yrange=range(targetmatvec[targetmatvec>0]);
# yrange[1]=1; # set the minimum value to 1
for(i in 1:length(targetmat)){
  vali=targetmat[[i]]+1;
  if(i==1){
    plot(1:length(vali),vali,type='b',las=1,pch=20,main=paste('sgRNAs in',targetgene),ylab='Read counts',xlab='Samples',xlim=c(0.7,length(vali)+0.3),ylim = yrange,col=colors[(i %% length(colors))],xaxt='n',log='y')
    axis(1,at=1:length(vali),labels=(collabel),las=2)
    # lines(0:100,rep(1,101),col='black');
  }else{
    lines(1:length(vali),vali,type='b',pch=20,col=colors[(i %% length(colors))])
  }
}




# parameters
# Do not modify the variables beginning with "__"
targetmat=list(c(664.6401854832224,304.5124526146892,199.29918699550376,385.8036636435083),c(0.0,0.963647001945219,0.0,0.0),c(63.841938914340396,62.637055126439236,356.1550286123354,0.0),c(220.0266823297803,302.58515861079877,119.02590334453697,141.5880440465092),c(1.1400346234703642,142.61975628789241,223.28890394866625,186.25004451755572),c(624.7389736617596,1319.2327456630048,465.9541177441176,966.4096697671132),c(1537.9067070615213,1674.8184893807907,1633.1461156576001,1411.129163819236),c(0.0,88.65552417896015,23.98971695316249,112.13012884220191),c(278.16844812676885,53.964232108932265,454.8819406888118,100.72706489214748),c(1491.1652874992365,1406.9246228400198,699.3925173268141,867.583115533308))
targetgene="RAN"
collabel=c("H2171.DMSO.18.R2.0","H2171.DMSO.18.R3.0","H2171.PRMT5.18.R1.0","H2171.PRMT5.18.R2.0")

# set up color using RColorBrewer
#library(RColorBrewer)
#colors <- brewer.pal(length(targetgenelist), "Set1")

colors=c( "#E41A1C", "#377EB8", "#4DAF4A", "#984EA3", "#FF7F00",  "#A65628", "#F781BF",
          "#999999", "#66C2A5", "#FC8D62", "#8DA0CB", "#E78AC3", "#A6D854", "#FFD92F", "#E5C494", "#B3B3B3", 
          "#8DD3C7", "#FFFFB3", "#BEBADA", "#FB8072", "#80B1D3", "#FDB462", "#B3DE69", "#FCCDE5",
          "#D9D9D9", "#BC80BD", "#CCEBC5", "#FFED6F")


## code

targetmatvec=unlist(targetmat)+1
yrange=range(targetmatvec[targetmatvec>0]);
# yrange[1]=1; # set the minimum value to 1
for(i in 1:length(targetmat)){
  vali=targetmat[[i]]+1;
  if(i==1){
    plot(1:length(vali),vali,type='b',las=1,pch=20,main=paste('sgRNAs in',targetgene),ylab='Read counts',xlab='Samples',xlim=c(0.7,length(vali)+0.3),ylim = yrange,col=colors[(i %% length(colors))],xaxt='n',log='y')
    axis(1,at=1:length(vali),labels=(collabel),las=2)
    # lines(0:100,rep(1,101),col='black');
  }else{
    lines(1:length(vali),vali,type='b',pch=20,col=colors[(i %% length(colors))])
  }
}




# parameters
# Do not modify the variables beginning with "__"
targetmat=list(c(361.39097564010547,931.8466508810268,1060.1609530455269,360.1467697558858),c(69.54211203169221,220.67516344545515,262.0415236422364,130.18498009645478),c(947.3687721038726,450.0231499084173,638.4955435226324,338.29089718494816),c(26.220796339818378,482.7871479745547,471.4902062717705,16.154340595910448),c(308.9493829604687,280.42127756605873,431.8149051569248,394.3559616060491),c(1961.999586992497,2694.3570174388324,3469.282143995806,2132.372958660179),c(241.68734017571722,971.3561779607808,1239.1611487729701,668.0294964073555),c(345.43049091152034,225.49339845518125,0.0,147.28957602153642),c(2195.7066848039217,3366.01897779465,3668.58133099131,2043.0489577180858),c(425.23291455444587,360.4039787275119,723.3822342799766,725.9950714867989))
targetgene="SMN1"
collabel=c("H2171.DMSO.18.R2.0","H2171.DMSO.18.R3.0","H2171.PRMT5.18.R1.0","H2171.PRMT5.18.R2.0")

# set up color using RColorBrewer
#library(RColorBrewer)
#colors <- brewer.pal(length(targetgenelist), "Set1")

colors=c( "#E41A1C", "#377EB8", "#4DAF4A", "#984EA3", "#FF7F00",  "#A65628", "#F781BF",
          "#999999", "#66C2A5", "#FC8D62", "#8DA0CB", "#E78AC3", "#A6D854", "#FFD92F", "#E5C494", "#B3B3B3", 
          "#8DD3C7", "#FFFFB3", "#BEBADA", "#FB8072", "#80B1D3", "#FDB462", "#B3DE69", "#FCCDE5",
          "#D9D9D9", "#BC80BD", "#CCEBC5", "#FFED6F")


## code

targetmatvec=unlist(targetmat)+1
yrange=range(targetmatvec[targetmatvec>0]);
# yrange[1]=1; # set the minimum value to 1
for(i in 1:length(targetmat)){
  vali=targetmat[[i]]+1;
  if(i==1){
    plot(1:length(vali),vali,type='b',las=1,pch=20,main=paste('sgRNAs in',targetgene),ylab='Read counts',xlab='Samples',xlim=c(0.7,length(vali)+0.3),ylim = yrange,col=colors[(i %% length(colors))],xaxt='n',log='y')
    axis(1,at=1:length(vali),labels=(collabel),las=2)
    # lines(0:100,rep(1,101),col='black');
  }else{
    lines(1:length(vali),vali,type='b',pch=20,col=colors[(i %% length(colors))])
  }
}




# parameters
# Do not modify the variables beginning with "__"
targetmat=list(c(534.6762384076009,2014.985881067453,710.4646943821199,974.961967729654),c(755.8429553608514,1223.8316924704282,1086.9187142625158,302.18119467644243),c(1446.703937183892,1244.0682795112778,1300.0581225771518,1220.1278426558242),c(901.767387165058,465.4415019395408,1082.3053071561385,1173.5653315264353),c(876.6866254487101,1234.4318094918256,1839.8267540233078,1421.5819724401192),c(57.00173117351821,210.07504642405775,270.34565643371576,423.8138768103564),c(672.6204278475149,956.9014729316025,489.0211532760046,962.6086484504283),c(1023.751091876387,2527.6460861023097,1604.5429915980603,1437.7363130360297),c(2896.8279782381956,4110.918110298304,2851.085591741234,3873.240721701822),c(1931.2186521587969,2336.843979717156,3130.658062387705,2838.4126682343826))
targetgene="SHPRH"
collabel=c("H2171.DMSO.18.R2.0","H2171.DMSO.18.R3.0","H2171.PRMT5.18.R1.0","H2171.PRMT5.18.R2.0")

# set up color using RColorBrewer
#library(RColorBrewer)
#colors <- brewer.pal(length(targetgenelist), "Set1")

colors=c( "#E41A1C", "#377EB8", "#4DAF4A", "#984EA3", "#FF7F00",  "#A65628", "#F781BF",
          "#999999", "#66C2A5", "#FC8D62", "#8DA0CB", "#E78AC3", "#A6D854", "#FFD92F", "#E5C494", "#B3B3B3", 
          "#8DD3C7", "#FFFFB3", "#BEBADA", "#FB8072", "#80B1D3", "#FDB462", "#B3DE69", "#FCCDE5",
          "#D9D9D9", "#BC80BD", "#CCEBC5", "#FFED6F")


## code

targetmatvec=unlist(targetmat)+1
yrange=range(targetmatvec[targetmatvec>0]);
# yrange[1]=1; # set the minimum value to 1
for(i in 1:length(targetmat)){
  vali=targetmat[[i]]+1;
  if(i==1){
    plot(1:length(vali),vali,type='b',las=1,pch=20,main=paste('sgRNAs in',targetgene),ylab='Read counts',xlab='Samples',xlim=c(0.7,length(vali)+0.3),ylim = yrange,col=colors[(i %% length(colors))],xaxt='n',log='y')
    axis(1,at=1:length(vali),labels=(collabel),las=2)
    # lines(0:100,rep(1,101),col='black');
  }else{
    lines(1:length(vali),vali,type='b',pch=20,col=colors[(i %% length(colors))])
  }
}




# parameters
# Do not modify the variables beginning with "__"
targetmat=list(c(2806.765242984037,2319.4983336821424,1777.0844173765752,2541.9330055329674),c(79.80242364292549,57.81882011671314,56.283566697804304,180.5485125425285),c(2.2800692469407284,114.67399323148106,65.5103809105591,363.9477910725706),c(1049.9718882162053,419.1864458461703,162.39193014448455,579.6557507944336),c(1.1400346234703642,102.14658220619322,0.9226814212754804,96.92604357546267),c(63.841938914340396,102.14658220619322,176.23215146361676,234.71306630528707),c(327.1899369359945,403.76809381504677,130.09808039984273,114.03063950054432),c(933.6883566222283,782.4813655795178,1229.01165313894,1311.3523542562598),c(79.80242364292549,0.0,58.128929540355266,30.408170533478486),c(0.0,0.0,54.43820385525334,0.0))
targetgene="EIF4A3"
collabel=c("H2171.DMSO.18.R2.0","H2171.DMSO.18.R3.0","H2171.PRMT5.18.R1.0","H2171.PRMT5.18.R2.0")

# set up color using RColorBrewer
#library(RColorBrewer)
#colors <- brewer.pal(length(targetgenelist), "Set1")

colors=c( "#E41A1C", "#377EB8", "#4DAF4A", "#984EA3", "#FF7F00",  "#A65628", "#F781BF",
          "#999999", "#66C2A5", "#FC8D62", "#8DA0CB", "#E78AC3", "#A6D854", "#FFD92F", "#E5C494", "#B3B3B3", 
          "#8DD3C7", "#FFFFB3", "#BEBADA", "#FB8072", "#80B1D3", "#FDB462", "#B3DE69", "#FCCDE5",
          "#D9D9D9", "#BC80BD", "#CCEBC5", "#FFED6F")


## code

targetmatvec=unlist(targetmat)+1
yrange=range(targetmatvec[targetmatvec>0]);
# yrange[1]=1; # set the minimum value to 1
for(i in 1:length(targetmat)){
  vali=targetmat[[i]]+1;
  if(i==1){
    plot(1:length(vali),vali,type='b',las=1,pch=20,main=paste('sgRNAs in',targetgene),ylab='Read counts',xlab='Samples',xlim=c(0.7,length(vali)+0.3),ylim = yrange,col=colors[(i %% length(colors))],xaxt='n',log='y')
    axis(1,at=1:length(vali),labels=(collabel),las=2)
    # lines(0:100,rep(1,101),col='black');
  }else{
    lines(1:length(vali),vali,type='b',pch=20,col=colors[(i %% length(colors))])
  }
}




# parameters
# Do not modify the variables beginning with "__"
targetmat=list(c(1269.9985705459858,2783.9761886197375,2637.023502005323,1126.052565067875),c(1037.4315073580315,639.8616092916254,990.0371650285904,536.8942609817295),c(1055.6720613335572,789.2268945931344,865.4751731564006,995.8675849714205),c(1252.8980511939303,1583.2720241959948,3371.477913340605,1701.907294545624),c(859.5861060966546,1316.3418046571692,1828.754576968002,1809.28614674197),c(1492.3053221227067,1959.0943549546303,2899.065025647559,2426.9521107032515),c(2837.5461778177364,5069.746877233797,3222.0035230939775,3026.5632234102804),c(1000.9503994069797,1363.560507752485,2105.559003350646,2463.0618132117575),c(897.2072486711767,1640.1271973107628,2627.7966877925683,1284.745205039466),c(2529.7368294807384,2883.2318298200953,4090.2467405142042,2237.8513001981823))
targetgene="SETD4"
collabel=c("H2171.DMSO.18.R2.0","H2171.DMSO.18.R3.0","H2171.PRMT5.18.R1.0","H2171.PRMT5.18.R2.0")

# set up color using RColorBrewer
#library(RColorBrewer)
#colors <- brewer.pal(length(targetgenelist), "Set1")

colors=c( "#E41A1C", "#377EB8", "#4DAF4A", "#984EA3", "#FF7F00",  "#A65628", "#F781BF",
          "#999999", "#66C2A5", "#FC8D62", "#8DA0CB", "#E78AC3", "#A6D854", "#FFD92F", "#E5C494", "#B3B3B3", 
          "#8DD3C7", "#FFFFB3", "#BEBADA", "#FB8072", "#80B1D3", "#FDB462", "#B3DE69", "#FCCDE5",
          "#D9D9D9", "#BC80BD", "#CCEBC5", "#FFED6F")


## code

targetmatvec=unlist(targetmat)+1
yrange=range(targetmatvec[targetmatvec>0]);
# yrange[1]=1; # set the minimum value to 1
for(i in 1:length(targetmat)){
  vali=targetmat[[i]]+1;
  if(i==1){
    plot(1:length(vali),vali,type='b',las=1,pch=20,main=paste('sgRNAs in',targetgene),ylab='Read counts',xlab='Samples',xlim=c(0.7,length(vali)+0.3),ylim = yrange,col=colors[(i %% length(colors))],xaxt='n',log='y')
    axis(1,at=1:length(vali),labels=(collabel),las=2)
    # lines(0:100,rep(1,101),col='black');
  }else{
    lines(1:length(vali),vali,type='b',pch=20,col=colors[(i %% length(colors))])
  }
}




# parameters
# Do not modify the variables beginning with "__"
targetmat=list(c(368.23118338092763,517.4784400445826,290.6446477017763,690.8356243074644),c(920.007941140584,589.751965190474,1406.166486023832,462.7743453063757),c(1474.064768147181,1993.7856470246581,3969.3754743271165,3520.695994579306),c(637.2793545199336,1754.8011905422438,1669.130691087344,1501.4034200905003),c(2555.9576258205566,2985.3784120262885,2525.3790500309897,4928.024137081858),c(397.8720835911571,176.34740135597508,729.8410042289049,1104.1966924969374),c(1300.7795053796856,2512.227734071186,2447.8738106438495,1700.0067838872817),c(2801.065069866685,3166.5440483919897,1878.579373716878,4279.950002587097),c(853.8859329793028,878.8460657740397,2131.3940831463597,1357.9148653856487),c(1103.5535155193127,1615.072375260187,2069.5744279209025,1561.2695058282861))
targetgene="METTL14"
collabel=c("H2171.DMSO.18.R2.0","H2171.DMSO.18.R3.0","H2171.PRMT5.18.R1.0","H2171.PRMT5.18.R2.0")

# set up color using RColorBrewer
#library(RColorBrewer)
#colors <- brewer.pal(length(targetgenelist), "Set1")

colors=c( "#E41A1C", "#377EB8", "#4DAF4A", "#984EA3", "#FF7F00",  "#A65628", "#F781BF",
          "#999999", "#66C2A5", "#FC8D62", "#8DA0CB", "#E78AC3", "#A6D854", "#FFD92F", "#E5C494", "#B3B3B3", 
          "#8DD3C7", "#FFFFB3", "#BEBADA", "#FB8072", "#80B1D3", "#FDB462", "#B3DE69", "#FCCDE5",
          "#D9D9D9", "#BC80BD", "#CCEBC5", "#FFED6F")


## code

targetmatvec=unlist(targetmat)+1
yrange=range(targetmatvec[targetmatvec>0]);
# yrange[1]=1; # set the minimum value to 1
for(i in 1:length(targetmat)){
  vali=targetmat[[i]]+1;
  if(i==1){
    plot(1:length(vali),vali,type='b',las=1,pch=20,main=paste('sgRNAs in',targetgene),ylab='Read counts',xlab='Samples',xlim=c(0.7,length(vali)+0.3),ylim = yrange,col=colors[(i %% length(colors))],xaxt='n',log='y')
    axis(1,at=1:length(vali),labels=(collabel),las=2)
    # lines(0:100,rep(1,101),col='black');
  }else{
    lines(1:length(vali),vali,type='b',pch=20,col=colors[(i %% length(colors))])
  }
}




# parameters
# Do not modify the variables beginning with "__"
targetmat=list(c(1022.6110572529167,300.65786460690833,272.19101927626673,568.2526868443792),c(1584.6481266238063,1054.2298201280696,1077.691900049761,907.4938393584986),c(905.1874910354692,680.3347833733246,1169.0373607560336,1475.7465262028777),c(176.70536663790645,284.2758655738396,544.3820385525335,809.6175404538646),c(1244.9178088296378,1452.216031931445,894.0782972159404,1837.793806617106),c(379.6315296156313,184.05657737153683,419.8200466803436,453.2717920146637),c(539.2363769014822,407.62268182282764,641.2635877864589,200.50387445512376),c(5.700173117351821,296.80327659912746,7.381451370203843,228.06127900108865),c(1615.4290614575061,1000.2655880191373,1974.538241529528,723.1443054992852),c(0.0,22.163881044740037,60.896973804181705,62.71685172529938))
targetgene="PSMA3"
collabel=c("H2171.DMSO.18.R2.0","H2171.DMSO.18.R3.0","H2171.PRMT5.18.R1.0","H2171.PRMT5.18.R2.0")

# set up color using RColorBrewer
#library(RColorBrewer)
#colors <- brewer.pal(length(targetgenelist), "Set1")

colors=c( "#E41A1C", "#377EB8", "#4DAF4A", "#984EA3", "#FF7F00",  "#A65628", "#F781BF",
          "#999999", "#66C2A5", "#FC8D62", "#8DA0CB", "#E78AC3", "#A6D854", "#FFD92F", "#E5C494", "#B3B3B3", 
          "#8DD3C7", "#FFFFB3", "#BEBADA", "#FB8072", "#80B1D3", "#FDB462", "#B3DE69", "#FCCDE5",
          "#D9D9D9", "#BC80BD", "#CCEBC5", "#FFED6F")


## code

targetmatvec=unlist(targetmat)+1
yrange=range(targetmatvec[targetmatvec>0]);
# yrange[1]=1; # set the minimum value to 1
for(i in 1:length(targetmat)){
  vali=targetmat[[i]]+1;
  if(i==1){
    plot(1:length(vali),vali,type='b',las=1,pch=20,main=paste('sgRNAs in',targetgene),ylab='Read counts',xlab='Samples',xlim=c(0.7,length(vali)+0.3),ylim = yrange,col=colors[(i %% length(colors))],xaxt='n',log='y')
    axis(1,at=1:length(vali),labels=(collabel),las=2)
    # lines(0:100,rep(1,101),col='black');
  }else{
    lines(1:length(vali),vali,type='b',pch=20,col=colors[(i %% length(colors))])
  }
}




# parameters
# Do not modify the variables beginning with "__"
targetmat=list(c(525.5559614198379,335.3491566769362,386.60351551442625,300.28068401810003),c(511.8755459381935,577.2245541651862,813.8050135649737,496.983537156539),c(497.0550958330788,633.1160802780089,429.04686089309837,707.940220232546),c(3.4201038704110927,157.0744613170707,107.9537262892312,55.11480909192976),c(0.0,43.364115087534856,362.61379856126376,452.3215366854925),c(86.64263138374768,99.25564120035756,52.59284101270238,375.35085502262507),c(197.225989860373,158.03810831901592,201.14454983805473,374.40059969345384),c(349.9906294054018,276.56668955827786,231.59303674014558,554.9491122359824),c(175.56533201443608,0.963647001945219,0.0,56.065064421100956),c(324.9098676890538,44.327762089480075,97.80423065520093,101.6773202213187))
targetgene="ARCN1"
collabel=c("H2171.DMSO.18.R2.0","H2171.DMSO.18.R3.0","H2171.PRMT5.18.R1.0","H2171.PRMT5.18.R2.0")

# set up color using RColorBrewer
#library(RColorBrewer)
#colors <- brewer.pal(length(targetgenelist), "Set1")

colors=c( "#E41A1C", "#377EB8", "#4DAF4A", "#984EA3", "#FF7F00",  "#A65628", "#F781BF",
          "#999999", "#66C2A5", "#FC8D62", "#8DA0CB", "#E78AC3", "#A6D854", "#FFD92F", "#E5C494", "#B3B3B3", 
          "#8DD3C7", "#FFFFB3", "#BEBADA", "#FB8072", "#80B1D3", "#FDB462", "#B3DE69", "#FCCDE5",
          "#D9D9D9", "#BC80BD", "#CCEBC5", "#FFED6F")


## code

targetmatvec=unlist(targetmat)+1
yrange=range(targetmatvec[targetmatvec>0]);
# yrange[1]=1; # set the minimum value to 1
for(i in 1:length(targetmat)){
  vali=targetmat[[i]]+1;
  if(i==1){
    plot(1:length(vali),vali,type='b',las=1,pch=20,main=paste('sgRNAs in',targetgene),ylab='Read counts',xlab='Samples',xlim=c(0.7,length(vali)+0.3),ylim = yrange,col=colors[(i %% length(colors))],xaxt='n',log='y')
    axis(1,at=1:length(vali),labels=(collabel),las=2)
    # lines(0:100,rep(1,101),col='black');
  }else{
    lines(1:length(vali),vali,type='b',pch=20,col=colors[(i %% length(colors))])
  }
}



dev.off()
Sweave("dmso_test_summary.Rnw");
library(tools);

texi2dvi("dmso_test_summary.tex",pdf=TRUE);
